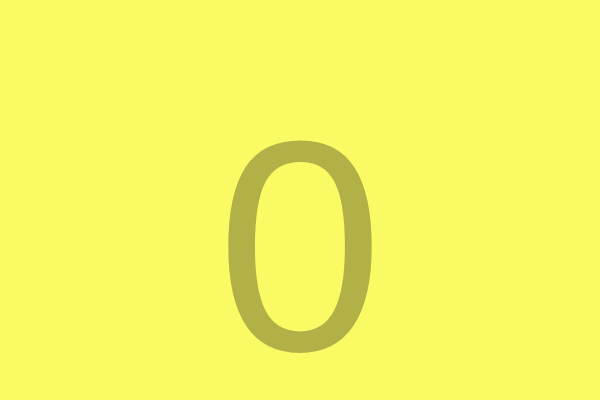
Frame 1 (no input)
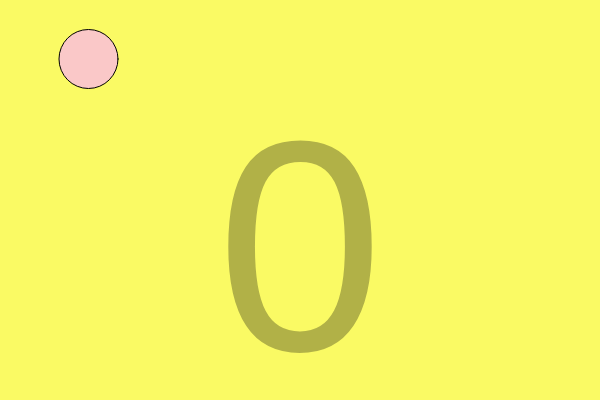
Frame 60 (no input)
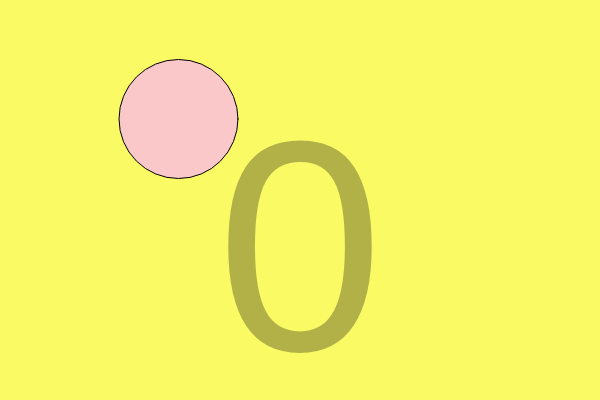
Frame 120 (the mouse pressed at the canvas centre since frame 60)

The p5.js sketch that drew these frames (run headless with seeded random() and noise() and a simulated clock; from frame 60 on, the mouse is pressed at the canvas centre):

// p5.js sketch
// ── sketch.js
var circleX = 0;
var circleY = 0;
var circleD = 0;
var n = 0;

function setup() {
	createCanvas(600, 400);
}

function draw() {
		// Background
	background(250, 250, 100);
	
	// Ellipse
	fill(250, 200, 200);
	circle(circleX, circleY, circleD);
	
	circleX = circleX + 1.5;
	circleY = circleY + 1;
	circleD = circleD + 1;
	
	// Number of repetitions
	textSize(300);
	fill(0, 0, 0, 75);
	textAlign(CENTER);
	text(n, 300, 350);
	
	if (circleX === 600) {
		circleX = 0;
		circleY = 0;
		circleD = 0
		n = n + 1;
	}
}
